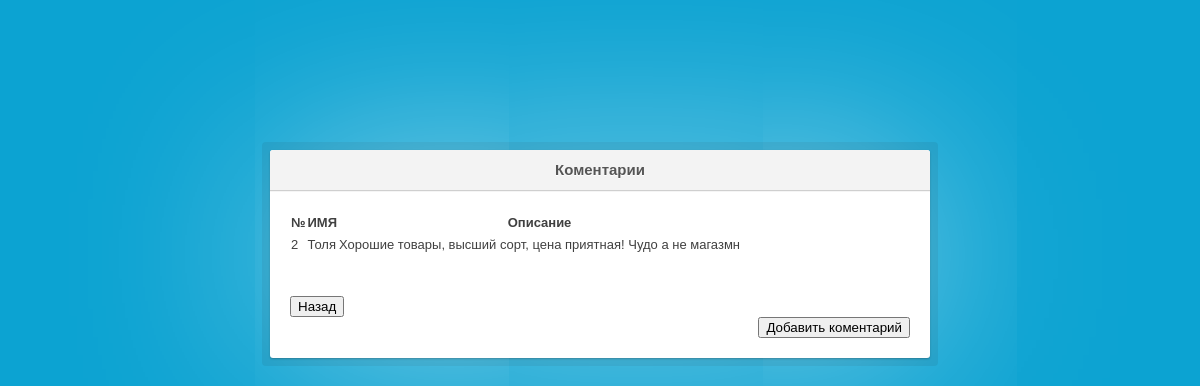
The page /comments.php?id=1 on the database its author committed.
### tables this page shows
CREATE TABLE `comments` (
  `id` int(11) NOT NULL,
  `art` int(11) NOT NULL,
  `user` int(11) NOT NULL,
  `text` text NOT NULL
);

CREATE TABLE `users` (
  `id` int(11) NOT NULL,
  `admin` int(1) NOT NULL,
  `login` varchar(255) NOT NULL,
  `name` varchar(255) NOT NULL,
  `phone` varchar(255) NOT NULL,
  `password` varchar(255) NOT NULL
);

### comments.php (the view, shortened to what this page needs)
<?php
require_once 'mysql.php';
$id = $_GET['id'];
?>
<!DOCTYPE html>
<html lang="en">
<head>
    <link rel="stylesheet" href="css/style.css">
</head>
<body>
<section class="container">
    <div class="login">
        <h1>Коментарии</h1>
        <?php
        $stmt = $pdo->query("SELECT *,comments.id AS idR FROM `comments` LEFT JOIN users ON comments.user = users.id WHERE `art` =".$id);
        echo "<table><tr><th>№</th><th>ИМЯ</th><th>Описание</th></tr>";
        while ($row = $stmt->fetch())
        {
            echo "<tr>";
            echo '<td>'.$row['idR'].'</td>';
            echo '<td>'.$row['name'].'</td>';
            echo '<td>'.$row['text'].'</td>';
            echo "</tr>";
        }
        ?>
        </table>
        <br>
        <form action="article.php">
            <br>
            <button>Назад</button>
        </form>
        <?php echo '<from method="post" action="comment.php?id="'.$id.'">';
              echo '<p class="submit"><input type="submit"  name="commit" value="Добавить коментарий"></p>';
        ?>
    </div>
</section>
</body>
</html>

### css/style.css (style rules this page uses)
article, aside, details, figcaption, figure, footer, header, hgroup, menu, nav, section { display: block; }
body { line-height: 1; margin: 0; padding: 0; border: 0; font-size: 100%; font: inherit; vertical-align: baseline; }
table { border-collapse: collapse; border-spacing: 0; }
body { font: 13px/20px 'Lucida Grande', Tahoma, Verdana, sans-serif; color: #404040; background: #0ca3d2; }
.container { margin: 80px auto; width: 800px; }
.login { position: relative; margin: 150px auto 0 auto; padding: 20px 20px 20px; width: 500px; background: white; border-radius: 3px; -webkit-box-shadow: 0 0 200px rgba(255, 255, 255, 0.5), 0 1px 2px rgba(0, 0, 0, 0.3); box-shadow: 0 0 200px rgba(255, 255, 255, 0.5), 0 1px 2px rgba(0, 0, 0, 0.3); }
.login:before { content: ''; position: absolute; top: -8px; right: -8px; bottom: -8px; left: -8px; z-index: -1; background: rgba(0, 0, 0, 0.08); border-radius: 4px; }
.login h1 { margin: -20px -20px 21px; line-height: 40px; font-size: 15px; font-weight: bold; color: #555; text-align: center; text-shadow: 0 1px white; background: #f3f3f3; border-bottom: 1px solid #cfcfcf; border-radius: 3px 3px 0 0; background-image: -webkit-linear-gradient(top, whiteffd, #eef2f5); background-image: -moz-linear-gradient(top, whiteffd, #eef2f5); background-image: -o-linear-gradient(top, whiteffd, #eef2f5); background-image: linear-gradient(to bottom, whiteffd, #eef2f5); -webkit-box-shadow: 0 1px whitesmoke; box-shadow: 0 1px whitesmoke; }
.login p { margin: 20px 0 0; }
.login p:first-child { margin-top: 0; }
.login p.submit { text-align: right; }

### comments.php (style rules this page uses)
.login { width: 620px; }

### rows shown on the page
comments: id "2", users.name "Толя", text "Хорошие товары, высший сорт, цена приятная! Чудо а не магазмн"
